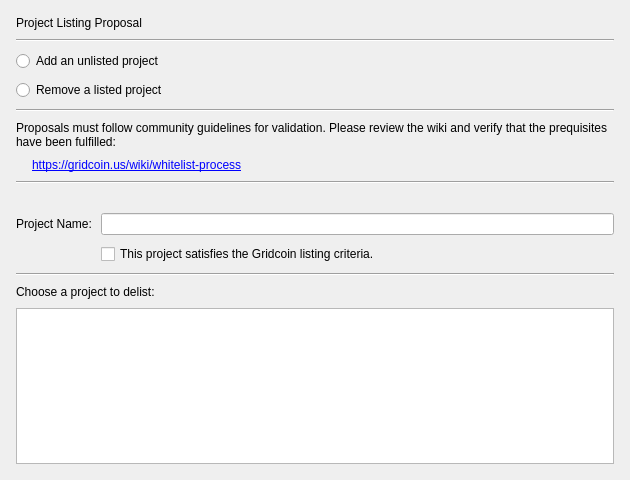
<?xml version="1.0" encoding="UTF-8"?>
<ui version="4.0">
 <class>PollWizardProjectPage</class>
 <widget class="QWizardPage" name="PollWizardProjectPage">
  <property name="geometry">
   <rect>
    <x>0</x>
    <y>0</y>
    <width>630</width>
    <height>480</height>
   </rect>
  </property>
  <property name="sizePolicy">
   <sizepolicy hsizetype="Expanding" vsizetype="Expanding">
    <horstretch>0</horstretch>
    <verstretch>0</verstretch>
   </sizepolicy>
  </property>
  <layout class="QVBoxLayout" name="pageLayout">
   <property name="spacing">
    <number>9</number>
   </property>
   <property name="leftMargin">
    <number>16</number>
   </property>
   <property name="topMargin">
    <number>16</number>
   </property>
   <property name="rightMargin">
    <number>16</number>
   </property>
   <property name="bottomMargin">
    <number>16</number>
   </property>
   <item>
    <widget class="QLabel" name="pageTitleLabel">
     <property name="text">
      <string>Project Listing Proposal</string>
     </property>
    </widget>
   </item>
   <item>
    <widget class="Line" name="headerLine">
     <property name="orientation">
      <enum>Qt::Horizontal</enum>
     </property>
    </widget>
   </item>
   <item>
    <widget class="QRadioButton" name="addRadioButton">
     <property name="text">
      <string>Add an unlisted project</string>
     </property>
    </widget>
   </item>
   <item>
    <widget class="QRadioButton" name="removeRadioButton">
     <property name="text">
      <string>Remove a listed project</string>
     </property>
    </widget>
   </item>
   <item>
    <widget class="QWidget" name="addWidget" native="true">
     <property name="sizePolicy">
      <sizepolicy hsizetype="Expanding" vsizetype="Expanding">
       <horstretch>0</horstretch>
       <verstretch>0</verstretch>
      </sizepolicy>
     </property>
     <layout class="QVBoxLayout" name="addLayout">
      <property name="spacing">
       <number>9</number>
      </property>
      <property name="leftMargin">
       <number>0</number>
      </property>
      <property name="topMargin">
       <number>0</number>
      </property>
      <property name="rightMargin">
       <number>0</number>
      </property>
      <property name="bottomMargin">
       <number>0</number>
      </property>
      <item>
       <widget class="Line" name="addTopLine">
        <property name="orientation">
         <enum>Qt::Horizontal</enum>
        </property>
       </widget>
      </item>
      <item>
       <widget class="QLabel" name="requirementsLabel">
        <property name="text">
         <string>Proposals must follow community guidelines for validation. Please review the wiki and verify that the prequisites have been fulfilled:</string>
        </property>
        <property name="wordWrap">
         <bool>true</bool>
        </property>
       </widget>
      </item>
      <item>
       <layout class="QHBoxLayout" name="linkLayout">
        <property name="topMargin">
         <number>0</number>
        </property>
        <item>
         <widget class="QLabel" name="linkIconLabel"/>
        </item>
        <item>
         <widget class="QLabel" name="wikiLinkLabel">
          <property name="sizePolicy">
           <sizepolicy hsizetype="Preferred" vsizetype="Preferred">
            <horstretch>1</horstretch>
            <verstretch>0</verstretch>
           </sizepolicy>
          </property>
          <property name="text">
           <string notr="true">&lt;a href=&quot;https://gridcoin.us/wiki/whitelist-process&quot;&gt;https://gridcoin.us/wiki/whitelist-process&lt;/a&gt;</string>
          </property>
          <property name="openExternalLinks">
           <bool>true</bool>
          </property>
          <property name="textInteractionFlags">
           <set>Qt::LinksAccessibleByKeyboard|Qt::LinksAccessibleByMouse</set>
          </property>
         </widget>
        </item>
       </layout>
      </item>
      <item>
       <widget class="Line" name="addLine">
        <property name="orientation">
         <enum>Qt::Horizontal</enum>
        </property>
       </widget>
      </item>
      <item>
       <layout class="QFormLayout" name="formLayout">
        <property name="topMargin">
         <number>20</number>
        </property>
        <item row="0" column="0">
         <widget class="QLabel" name="projectNameLabel">
          <property name="text">
           <string>Project Name:</string>
          </property>
          <property name="buddy">
           <cstring>projectNameField</cstring>
          </property>
         </widget>
        </item>
        <item row="0" column="1">
         <widget class="QLineEdit" name="projectNameField"/>
        </item>
        <item row="1" column="1">
         <widget class="QCheckBox" name="criteriaCheckbox">
          <property name="text">
           <string>This project satisfies the Gridcoin listing criteria.</string>
          </property>
         </widget>
        </item>
       </layout>
      </item>
     </layout>
    </widget>
   </item>
   <item>
    <widget class="QWidget" name="removeWidget" native="true">
     <property name="sizePolicy">
      <sizepolicy hsizetype="Expanding" vsizetype="Expanding">
       <horstretch>0</horstretch>
       <verstretch>1</verstretch>
      </sizepolicy>
     </property>
     <layout class="QVBoxLayout" name="removeLayout">
      <property name="spacing">
       <number>9</number>
      </property>
      <property name="leftMargin">
       <number>0</number>
      </property>
      <property name="topMargin">
       <number>0</number>
      </property>
      <property name="rightMargin">
       <number>0</number>
      </property>
      <property name="bottomMargin">
       <number>0</number>
      </property>
      <item>
       <widget class="Line" name="removeTopLine">
        <property name="orientation">
         <enum>Qt::Horizontal</enum>
        </property>
       </widget>
      </item>
      <item>
       <widget class="QLabel" name="removeLabel">
        <property name="text">
         <string>Choose a project to delist:</string>
        </property>
       </widget>
      </item>
      <item>
       <widget class="QListView" name="projectsList">
        <property name="editTriggers">
         <set>QAbstractItemView::NoEditTriggers</set>
        </property>
       </widget>
      </item>
     </layout>
    </widget>
   </item>
   <item>
    <spacer name="bottomSpacer">
     <property name="orientation">
      <enum>Qt::Vertical</enum>
     </property>
     <property name="sizeHint" stdset="0">
      <size>
       <width>20</width>
       <height>0</height>
      </size>
     </property>
    </spacer>
   </item>
  </layout>
 </widget>
 <resources/>
 <connections/>
</ui>
